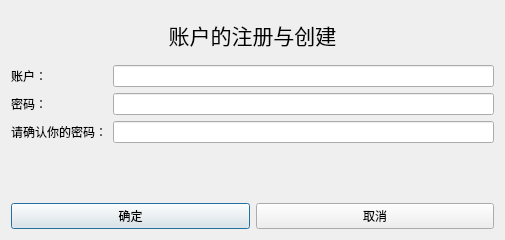
<?xml version="1.0" encoding="UTF-8"?>
<ui version="4.0">
 <class>DialogRegistClass</class>
 <widget class="QDialog" name="DialogRegistClass">
  <property name="geometry">
   <rect>
    <x>0</x>
    <y>0</y>
    <width>505</width>
    <height>240</height>
   </rect>
  </property>
  <property name="windowTitle">
   <string>DialogRegist</string>
  </property>
  <layout class="QGridLayout" name="gridLayout_4">
   <item row="1" column="0" colspan="2">
    <layout class="QGridLayout" name="gridLayout_3">
     <item row="0" column="0">
      <widget class="QLabel" name="label_8">
       <property name="text">
        <string>账户：</string>
       </property>
      </widget>
     </item>
     <item row="0" column="1">
      <widget class="QLineEdit" name="ledit_account"/>
     </item>
     <item row="1" column="0">
      <widget class="QLabel" name="label_9">
       <property name="text">
        <string>密码：</string>
       </property>
      </widget>
     </item>
     <item row="1" column="1">
      <widget class="QLineEdit" name="ledit_password"/>
     </item>
     <item row="2" column="0">
      <widget class="QLabel" name="label_10">
       <property name="text">
        <string>请确认你的密码：</string>
       </property>
      </widget>
     </item>
     <item row="2" column="1">
      <widget class="QLineEdit" name="ledit_passwordAgin"/>
     </item>
    </layout>
   </item>
   <item row="3" column="0" colspan="2">
    <layout class="QHBoxLayout" name="horizontalLayout_3">
     <item>
      <widget class="QPushButton" name="pbtn_ok">
       <property name="text">
        <string>确定</string>
       </property>
      </widget>
     </item>
     <item>
      <widget class="QPushButton" name="pbtn_cancel">
       <property name="text">
        <string>取消</string>
       </property>
      </widget>
     </item>
    </layout>
   </item>
   <item row="0" column="0" colspan="2">
    <widget class="QLabel" name="label_4">
     <property name="font">
      <font>
       <pointsize>16</pointsize>
      </font>
     </property>
     <property name="layoutDirection">
      <enum>Qt::LeftToRight</enum>
     </property>
     <property name="text">
      <string>账户的注册与创建</string>
     </property>
     <property name="alignment">
      <set>Qt::AlignCenter</set>
     </property>
    </widget>
   </item>
   <item row="2" column="0" colspan="2">
    <widget class="QLabel" name="label_error">
     <property name="text">
      <string/>
     </property>
    </widget>
   </item>
  </layout>
 </widget>
 <layoutdefault spacing="6" margin="11"/>
 <resources/>
 <connections/>
</ui>
